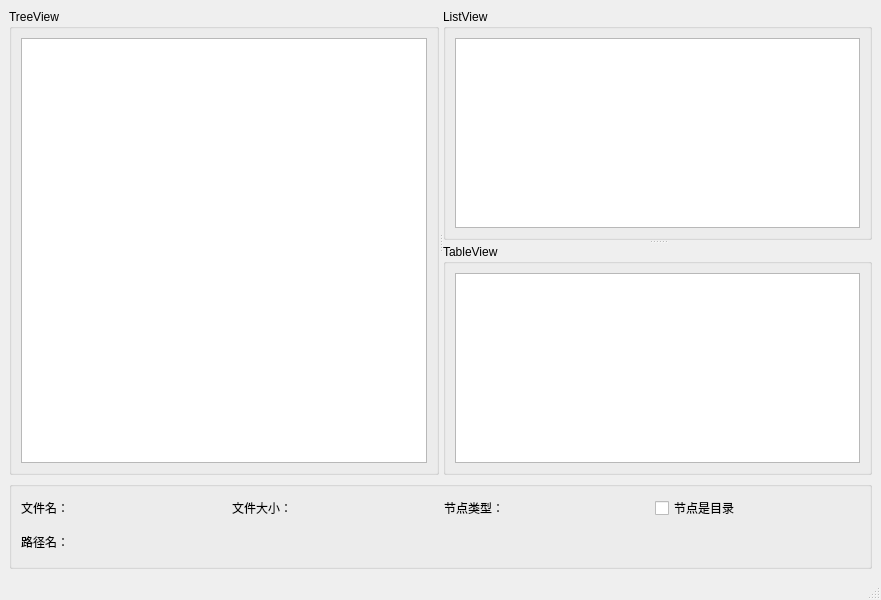
<?xml version="1.0" encoding="UTF-8"?>
<ui version="4.0">
 <class>FileSysModelMainWindow</class>
 <widget class="QMainWindow" name="FileSysModelMainWindow">
  <property name="geometry">
   <rect>
    <x>0</x>
    <y>0</y>
    <width>881</width>
    <height>600</height>
   </rect>
  </property>
  <property name="windowTitle">
   <string>MainWindow</string>
  </property>
  <widget class="QWidget" name="centralwidget">
   <layout class="QVBoxLayout" name="verticalLayout_2">
    <item>
     <widget class="QSplitter" name="splitter_2">
      <property name="orientation">
       <enum>Qt::Horizontal</enum>
      </property>
      <widget class="QGroupBox" name="groupBox_3">
       <property name="title">
        <string>TreeView</string>
       </property>
       <layout class="QHBoxLayout" name="horizontalLayout_3">
        <item>
         <widget class="QTreeView" name="treeView"/>
        </item>
       </layout>
      </widget>
      <widget class="QSplitter" name="splitter">
       <property name="orientation">
        <enum>Qt::Vertical</enum>
       </property>
       <widget class="QGroupBox" name="groupBox">
        <property name="title">
         <string>ListView</string>
        </property>
        <layout class="QHBoxLayout" name="horizontalLayout_2">
         <item>
          <widget class="QListView" name="listView"/>
         </item>
        </layout>
       </widget>
       <widget class="QGroupBox" name="groupBox_2">
        <property name="title">
         <string>TableView</string>
        </property>
        <layout class="QHBoxLayout" name="horizontalLayout">
         <item>
          <widget class="QTableView" name="tableView"/>
         </item>
        </layout>
       </widget>
      </widget>
     </widget>
    </item>
    <item>
     <widget class="QGroupBox" name="groupBox_4">
      <property name="maximumSize">
       <size>
        <width>16777215</width>
        <height>100</height>
       </size>
      </property>
      <property name="title">
       <string/>
      </property>
      <layout class="QVBoxLayout" name="verticalLayout">
       <item>
        <layout class="QHBoxLayout" name="horizontalLayout_4">
         <item>
          <widget class="QLabel" name="LabFileName">
           <property name="text">
            <string>文件名：</string>
           </property>
          </widget>
         </item>
         <item>
          <widget class="QLabel" name="LabFileSize">
           <property name="text">
            <string>文件大小：</string>
           </property>
          </widget>
         </item>
         <item>
          <widget class="QLabel" name="LabType">
           <property name="text">
            <string>节点类型：</string>
           </property>
          </widget>
         </item>
         <item>
          <widget class="QCheckBox" name="chkIsDir">
           <property name="text">
            <string>节点是目录</string>
           </property>
          </widget>
         </item>
        </layout>
       </item>
       <item>
        <widget class="QLabel" name="LabPath">
         <property name="text">
          <string>路径名：</string>
         </property>
        </widget>
       </item>
      </layout>
     </widget>
    </item>
   </layout>
  </widget>
  <widget class="QMenuBar" name="menubar">
   <property name="geometry">
    <rect>
     <x>0</x>
     <y>0</y>
     <width>881</width>
     <height>23</height>
    </rect>
   </property>
  </widget>
  <widget class="QStatusBar" name="statusbar"/>
 </widget>
 <resources/>
 <connections/>
</ui>
